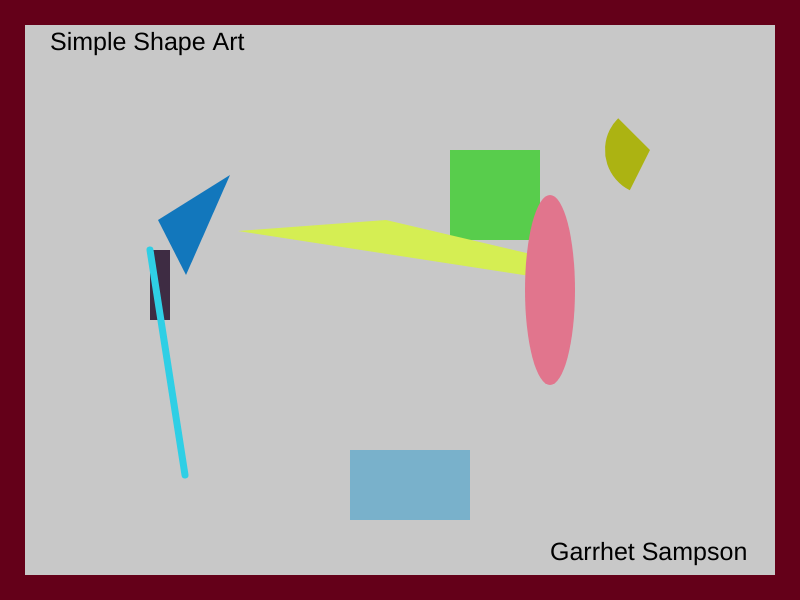
Frame 1 (no input)
Frame 60 (no input): identical to frame 1, image omitted
Frame 120 (the mouse pressed at the canvas centre since frame 60): identical to frame 1, image omitted

The p5.js sketch that drew this single still picture (run headless with seeded random() and noise() and a simulated clock; from frame 60 on, the mouse is pressed at the canvas centre):

// p5.js sketch
// ── sketch.js
// create all the variables

var counter = 0;
var shape1X = 150, shape1Y = 50;
var shape2X = 450, shape2Y = 150;
var shape3X = 150, shape3Y = 250;
var shape4X = 350, shape4Y = 450;
var shape5X = 250, shape5Y = 250;
var shape6X = 650, shape6Y = 150;
var shape7X = 238, shape7Y = 231;
var shape8X = 230, shape8Y = 175;
var shape9X = 550, shape9Y = 290;
var shape10X = 150, shape10Y = 250;
var redColor1, greenColor1, blueColor1;
var redColor2, greenColor2, blueColor2;
var redColor3, greenColor3, blueColor3;
var redColor4, greenColor4, blueColor4;
var redColor5, greenColor5, blueColor5;
var redColor6, greenColor6, blueColor6;
var redColor7, greenColor7, blueColor7;
var redColor8, greenColor8, blueColor8;
var redColor9, greenColor9, blueColor9;
var redColor10, greenColor10, blueColor10;
var shape1Size = 50;
var shape2Size = 90;
var shape3Sizew = 20;
var shape3Sizeh = 70;
var shape4Sizew = 120;
var shape4Sizeh = 70;
var shape5Sizew = 190;
var shape5Sizeh = 70;
var shape6Size = 90;
var shape9Sizew = 50;
var shape9Sizeh = 190;

// set up a random color initially
function setup()
{
    createCanvas(800,600);
    redColor1 = random(255);
    greenColor1 = random(255);
    blueColor1 = random(255);
    redColor2 = random(255);
    greenColor2 = random(255);
    blueColor2 = random(255);
    redColor3 = random(255);
    greenColor3 = random(255);
    blueColor3 = random(255);
    redColor4 = random(255);
    greenColor4 = random(255);
    blueColor4 = random(255);
    redColor5 = random(255);
    greenColor5 = random(255);
    blueColor5 = random(255);
    redColor6 = random(255);
    greenColor6 = random(255);
    blueColor6 = random(255);
    redColor7 = random(255);
    greenColor7 = random(255);
    blueColor7 = random(255);
    redColor8 = random(255);
    greenColor8 = random(255);
    blueColor8 = random(255);
    redColor9 = random(255);
    greenColor9 = random(255);
    blueColor9 = random(255);
    redColor10 = random(255);
    greenColor10 = random(255);
    blueColor10 = random(255);
}

function draw()
{
    background(200);
    // upper border
    noStroke();
    fill(100,0,25);
    rect(0,0,800,25);
    // left border
    rect(0,25,25,600);
    // bottom border
    rect(25,575,800,25);
    // right border
    rect(775,25,25,600);

    var redColor = 0;
    var greenColor = 100;
    var blueColor = 100;
    var x = 100;
    var y = 100;
    var side = 50;
    function setup()
    {
        createCanvas(800,600);
    }
    function draw()
    {

        fill(redColor,greenColor,blueColor);
        rect(x,y,side);

        // update the red section of the rgb
        switch(redColor)
        {
            case 10:
                redColor = 200;
                break;
            case 100:
                redColor = 10;
                break;
            case 200:
                redColor = 100;
                break;
          default:
                redColor = 10;
        }
    }

    fill(0);
    textSize(25);
    text("Garrhet Sampson",550,560);
    text("Simple Shape Art",50,50);

    // change the shapes and color when we hit 1000
    if(counter > 1000)
    {
        shape1X = random(100,600);
        shape1Y = random(100,500);
        shape2X = random(100,600);
        shape2Y = random(100,500);
        shape3X = random(100,600);
        shape3Y = random(100,500);
        shape4X = random(100,600);
        shape4Y = random(100,500);
        shape5X = random(100,600);
        shape5Y = random(100,500);
        shape6X = random(100,600);
        shape6Y = random(100,500);
        shape7X = random(100,600);
        shape7Y = random(100,500);
        shape8X = random(100,600);
        shape8Y = random(100,500);
        shape9X = random(100,600);
        shape9Y = random(100,500);
        shape10X = random(100,600);
        shape10Y = random(100,500);
        redColor1 = random(255);
        greenColor1 = random(255);
        blueColor1 = random(255);
        redColor2 = random(255);
        greenColor2 = random(255);
        blueColor2 = random(255);
        redColor3 = random(255);
        greenColor3 = random(255);
        blueColor3 = random(255);
        redColor4 = random(255);
        greenColor4 = random(255);
        blueColor4 = random(255);
        redColor5 = random(255);
        greenColor5 = random(255);
        blueColor5 = random(255);
        redColor6 = random(255);
        greenColor6 = random(255);
        blueColor6 = random(255);
        redColor7 = random(255);
        greenColor7 = random(255);
        blueColor7 = random(255);
        redColor8 = random(255);
        greenColor8 = random(255);
        blueColor8 = random(255);
        redColor9 = random(255);
        greenColor9 = random(255);
        blueColor9 = random(255);
        redColor10 = random(255);
        greenColor10 = random(255);
        blueColor10 = random(255);
        shape1Size = random(100);
        shape2Size = random(100);
        shape3Sizew = random(50);
        shape3Sizeh = random(100);
        shape4Sizew = random(200);
        shape4Sizeh = random(100);
        shape5Sizew = random(200);
        shape5Sizeh = random(100);
        shape6Size = random(135);
        shape9Sizew = random(100);
        shape9Sizeh = random(200);
        counter = 0;
    }
    counter++;
        // shape 1
        fill(redColor1,greenColor1,blueColor1);
        arc(shape1X,shape1Y,shape1Size);

        // shape 2
        fill(redColor2,greenColor2,blueColor2);
        square(shape2X,shape2Y,shape2Size);

        // shape 3
        fill(redColor3,greenColor3,blueColor3);
        rect(shape3X,shape3Y,shape3Sizew,shape3Sizeh);

        // shape 4
        fill(redColor4,greenColor4,blueColor4);
        rect(shape4X,shape4Y,shape4Sizew,shape4Sizeh);

        // shape 5
        fill(redColor5,greenColor5,blueColor5);
        triangle(shape5X,shape5Y,shape5Sizew,shape5Sizeh);

        // shape 6
        fill(redColor6,greenColor6,blueColor6);
        arc(shape6X, shape6Y, shape6Size, 90, 90, PI + QUARTER_PI);

        // shape 7
        fill(redColor7,greenColor7,blueColor7);
        quad(shape7X, shape7Y, 386, 220, 569, 263, 530, 276);

        // shape 8
        fill(redColor8,greenColor8,blueColor8);
        quad(shape8X, shape8Y, 158, 220, 186, 275);

        // shape 9
        fill(redColor9,greenColor9,blueColor9);
        ellipse(shape9X,shape9Y,shape9Sizew,shape9Sizeh);

        // shape 10
        stroke(redColor10,greenColor10,blueColor10);
        strokeWeight(7);
        line(shape10X, shape10Y, 185, 475);
    
}
